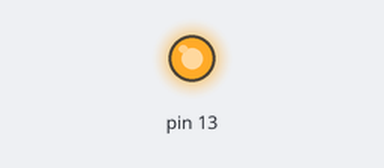
A sketch run on a simulated Arduino Uno, built with avr-gcc and run on an emulated ATmega328P. Parts: output pins drawn as LEDs (lit = HIGH).

Above: at 0.8 s.
At 6.8 s:
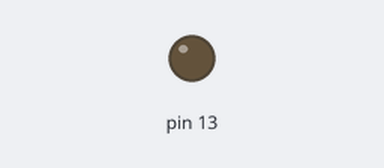
Timing chart, 0 to 8.5 s (numbered marks = the images above):
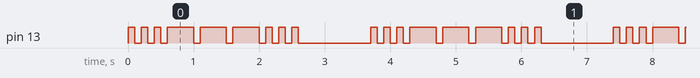

Measured:
- by itself, pin 13: repeats every 3.7 s: 2 × (LOW 0.10 s, HIGH 0.10 s), 3 × (LOW 0.10 s, HIGH 0.40 s), 3 × (LOW 0.10 s, HIGH 0.10 s), LOW 1.1 s, HIGH 0.10 s
- by itself, everything shown: repeats every 3.7 s, in 18 steps

The sketch:

SOS_blink.ino
```cpp
/*
  SOS Blink
 Repeatedly flashes SOS in morse code.

 Based on the Arduino Blink code by Scott Fitzgerald.

 */

boolean sign; // 0 = dot, 1 = dash
int pattern[9]; // pattern of dots and dashes


void setup() {
  // initialize digital pin 13 as an output.
  pinMode(13, OUTPUT);

  sign = 0;

  pattern[0] = 0;
  pattern[1] = 0;
  pattern[2] = 0;
  pattern[3] = 1;
  pattern[4] = 1;
  pattern[5] = 1;
  pattern[6] = 0;
  pattern[7] = 0;
  pattern[8] = 0;
}

// the loop function runs over and over again forever
void loop() {

  for (int i = 0; i<9; i++){

    sign = pattern[i];

    if (sign){dash();}
    if (!sign){dot();}
  }

  delay(1000);              // wait for a second

}

void dot() {

  digitalWrite(13, HIGH);   // turn the LED on (HIGH is the voltage level)
  delay(100);              // wait for a second
  digitalWrite(13, LOW);    // turn the LED off by making the voltage LOW
  delay(100);              // wait for a second
}

void dash() {

  digitalWrite(13, HIGH);   // turn the LED on (HIGH is the voltage level)
  delay(400);              // wait for a second
  digitalWrite(13, LOW);    // turn the LED off by making the voltage LOW
  delay(100);              // wait for a second
}
```
